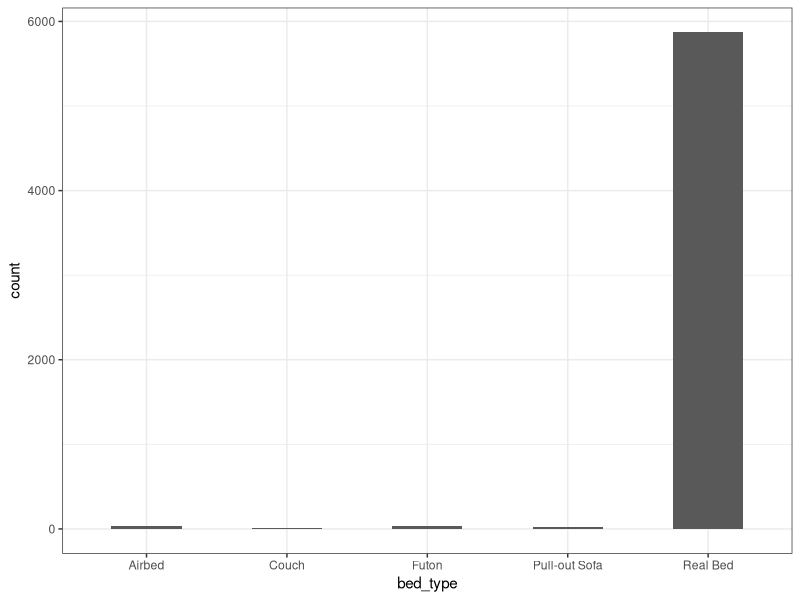
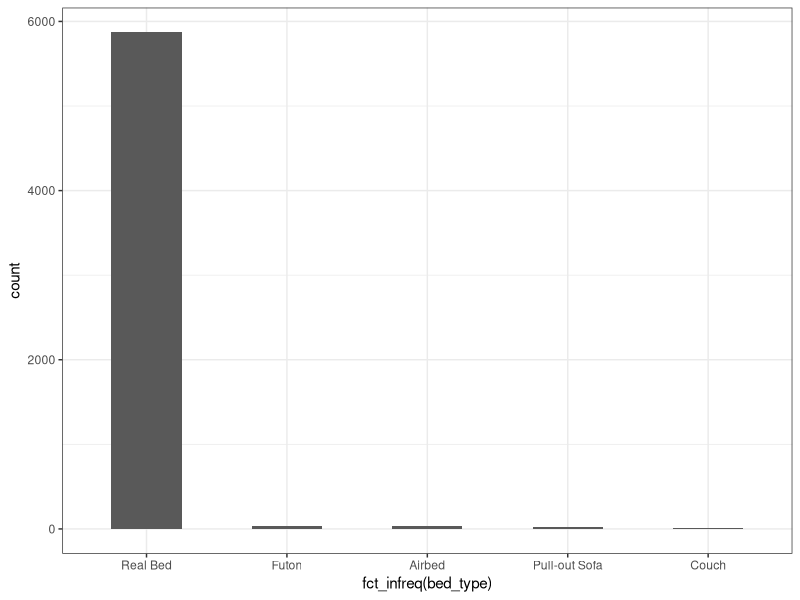
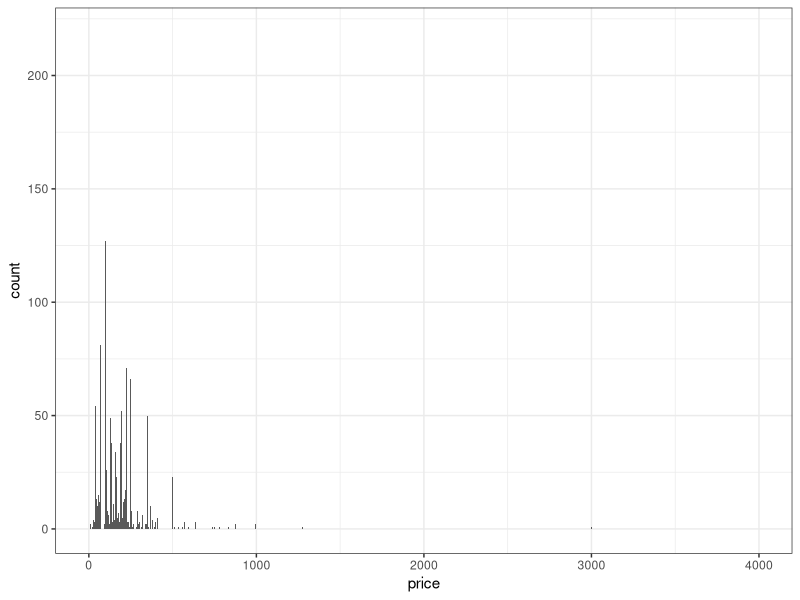
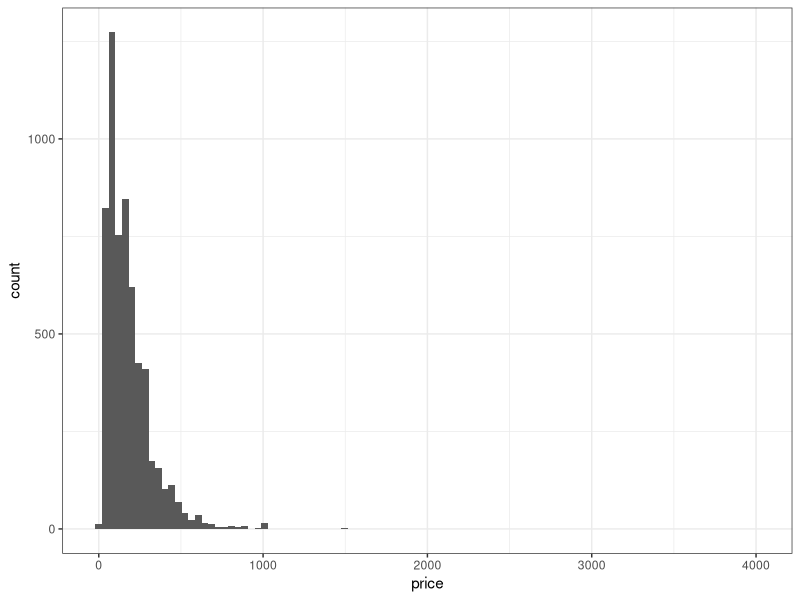
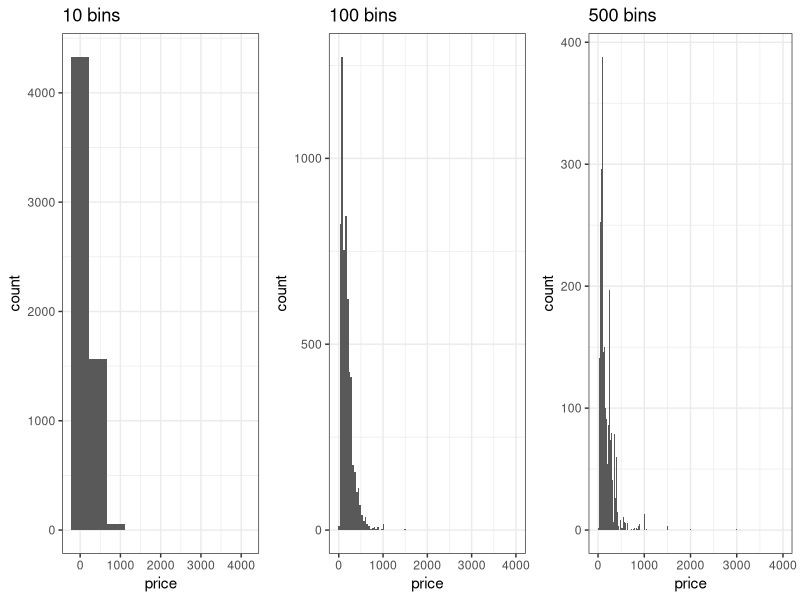
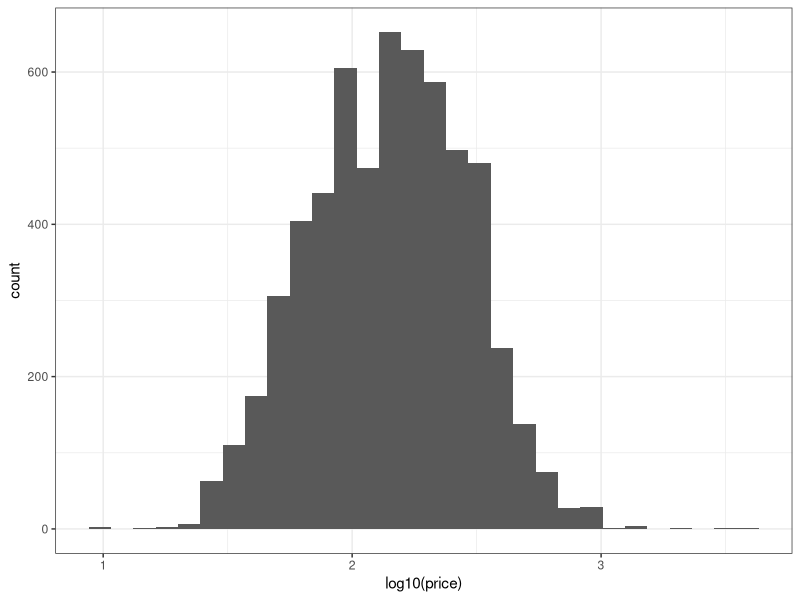
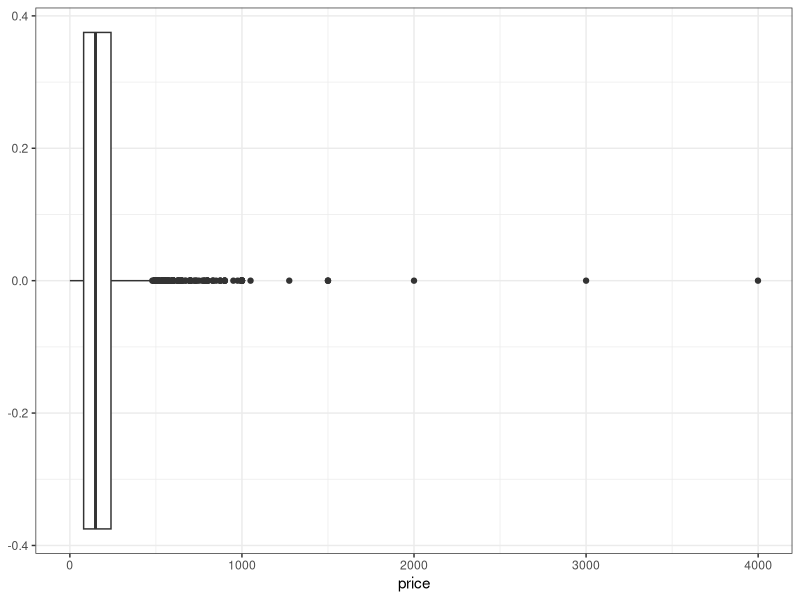
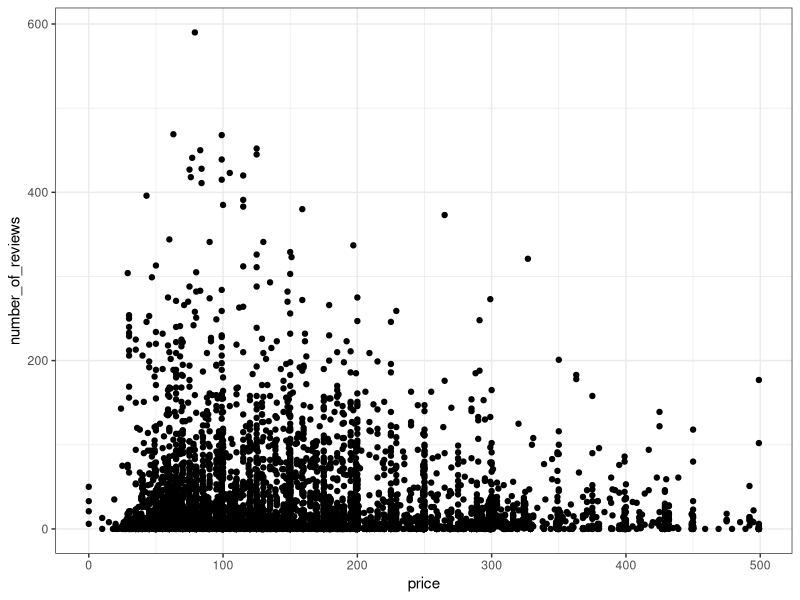

Recreate these plots in R, in order.
## ---- chunk 1
library(tidyverse)
listings <- read_csv("data/Boston_listings.csv")
## ---- chunk 2
class(listings)
## ---- chunk 3
head(listings)
## ---- chunk 4
listings.df <- as.data.frame(listings)
class(listings.df)
head(listings.df)
## ---- chunk 5
dim(listings)
## ---- chunk 6
listings[5,3]
## ---- chunk 7
listings[,1] # column 1
listings[,7:10] # columns 7 through 10
listings[,c(1,8,11)] # columns 1, 8 and 11
listings[2,] # row 2
listings[3:9,] # rows 3 through 9
listings[c(7,10),] # rows 7 and 10
## ---- chunk 8
myvec <- c("a","b","c","d","e","f","g")
myvec
myvec[1]
myvec[4:7]
myvec[c(1,3,7)]
## ---- chunk 9
str(listings[,1:4])
## ---- chunk 10
listings %>%
  select(id, listing_url, neighbourhood, neighbourhood_cleansed) %>%
  str()
## ---- chunk 11
summary(listings[,c(5,6,12)])
## ---- chunk 12
listings %>%
  select(city, state, accommodates) %>%
  summary()
## ---- chunk 13
table(listings$bed_type)
## ---- chunk 14
ggplot(data=listings,aes(x=bed_type))+
  geom_bar(width=0.5)+
  theme_bw()
## ---- chunk 15
ggplot(data=listings,aes(x=fct_infreq(bed_type)))+
  geom_bar(width=0.5)+
  theme_bw()
## ---- chunk 16
ggplot(data=listings,aes(x=price))+
  geom_bar()+
  theme_bw()
## ---- chunk 17
ggplot(data=listings,aes(x=price))+
  geom_histogram(bins=100)+
  theme_bw()
## ---- chunk 18
library(gridExtra)
p1 <- ggplot(data=listings,aes(x=price))+geom_histogram(bins=10)+theme_bw()+ggtitle("10 bins")
p2 <- ggplot(data=listings,aes(x=price))+geom_histogram(bins=100)+theme_bw()+ggtitle("100 bins")
p3 <- ggplot(data=listings,aes(x=price))+geom_histogram(bins=500)+theme_bw()+ggtitle("500 bins")
grid.arrange(p1,p2,p3,nrow=1)
## ---- chunk 19
ggplot(data=listings,aes(x=log10(price)))+
  geom_histogram(bins=30)+
  theme_bw()
## ---- chunk 20
ggplot(data=listings,aes(y=price))+
  geom_boxplot()+
  theme_bw()+
  coord_flip()
## ---- chunk 21
listings %>% 
  filter(price<500) %>%
  ggplot(aes(x=price,y=number_of_reviews))+
  geom_point()+
  theme_bw()
## ---- chunk 22
listings %>% 
  filter(price<500) %>% 
  ggplot(aes(x=price,y=number_of_reviews))+
  geom_point(alpha=0.05)+
  theme_bw()
## ---- chunk 23
p1 <- listings %>% 
  filter(price<100 & number_of_reviews<100) %>%
  ggplot(aes(x=price,y=number_of_reviews))+geom_point()+theme_bw()

p2 <- listings %>% 
  filter(price<100 & number_of_reviews<100) %>%
  ggplot(aes(x=price,y=number_of_reviews))+
  geom_point(alpha=0.05)+
  theme_bw()

grid.arrange(p1,p2,nrow=1)
## ---- chunk 24
table(listings$room_type,listings$accommodates)
## ---- chunk 25
ggplot(data=listings, aes(x=accommodates,y=room_type))+
  geom_count()+
  theme_bw()
## ---- chunk 26
listings %>% 
  group_by(room_type) %>%
  summarize(mean_price=mean(price),median_price=median(price))
## ---- chunk 27
ggplot(data=listings,aes(y=price,x=room_type))+
  geom_boxplot()+
  theme_bw()+
  coord_flip()
## ---- chunk 28
ggplot(data=listings,aes(y=price,x=reorder(room_type,price,mean)))+
  geom_boxplot()+
  theme_bw()+
  coord_flip()
## ---- chunk 29
ggplot(data=listings,aes(x=price))+
  geom_histogram(bins=50)+
  facet_grid(rows=vars(room_type))+
  theme_bw()
## ---- chunk 30
ggplot(data=listings,aes(x=price,color=room_type))+
  geom_freqpoly(size=1)+
  theme_bw()
## ---- chunk 31
ggplot(data=listings,aes(x=price,color=room_type))+
  geom_density(bw=10,size=1)+
  theme_bw()
